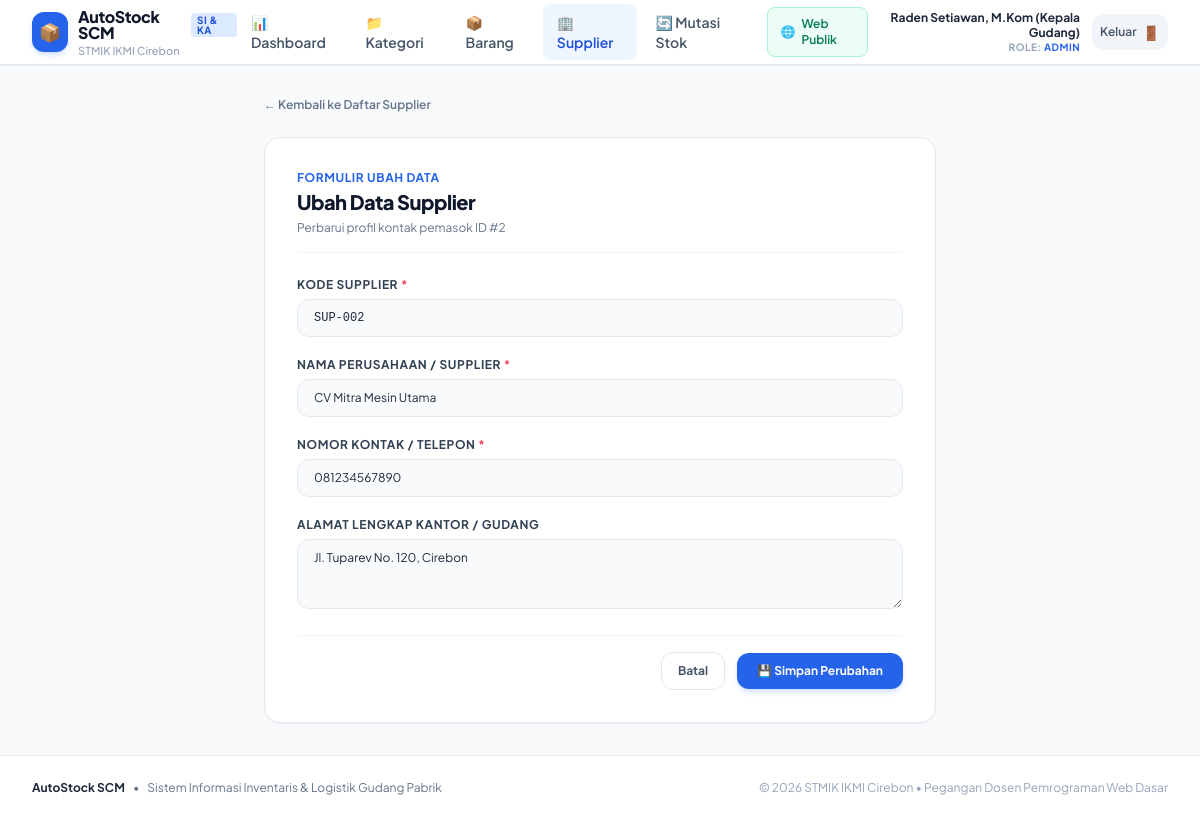
Page /modul/supplier/edit.php?id=2 (signed in) on the committed database.
### tables this page shows
CREATE TABLE `supplier` (
  `id` INT AUTO_INCREMENT PRIMARY KEY,
  `kode_supplier` VARCHAR(20) NOT NULL UNIQUE,
  `nama_supplier` VARCHAR(100) NOT NULL,
  `telepon` VARCHAR(20) NOT NULL,
  `alamat` TEXT NULL,
  `created_at` TIMESTAMP DEFAULT CURRENT_TIMESTAMP
);

### modul/supplier/edit.php (the view, shortened to what this page needs)
<?php
require_once __DIR__ . '/../../layout/header.php';
$db = getDB();
$id = (int)($_GET['id'] ?? 0);
$stmt = $db->prepare("SELECT * FROM supplier WHERE id = :id");
$stmt->execute([':id' => $id]);
$supplier = $stmt->fetch();
?>
<div class="max-w-2xl mx-auto">
  <div class="flex items-center gap-2 mb-6">
    <a href="<?= BASE_URL ?>/modul/supplier/index.php" class="text-xs font-semibold text-slate-500 hover:text-blue-600 transition flex items-center gap-1">
      &larr; Kembali ke Daftar Supplier
    </a>
  </div>
  <div class="bg-white rounded-2xl border border-slate-200 shadow-sm p-6 sm:p-8">
    <div class="border-b border-slate-100 pb-4 mb-6">
      <div class="text-xs font-bold uppercase tracking-wider text-blue-600">Formulir Ubah Data</div>
      <h1 class="text-xl font-black text-slate-900 tracking-tight mt-0.5">Ubah Data Supplier</h1>
      <p class="text-xs text-slate-500 mt-1">Perbarui profil kontak pemasok ID #<?= $supplier['id'] ?></p>
    </div>
    <form method="POST" action="" class="space-y-5">
      <div>
        <label for="kode_supplier" class="block text-xs font-bold text-slate-700 uppercase tracking-wider mb-1.5">
          Kode Supplier <span class="text-rose-500">*</span>
        </label>
        <input type="text" id="kode_supplier" name="kode_supplier" required
               value="<?= htmlspecialchars($_POST['kode_supplier'] ?? $supplier['kode_supplier']) ?>"
               class="w-full px-4 py-2.5 bg-slate-50 border border-slate-200 rounded-xl text-xs font-mono uppercase text-slate-800 focus:outline-none focus:ring-2 focus:ring-blue-500 focus:bg-white transition">
      </div>
      <div>
        <label for="nama_supplier" class="block text-xs font-bold text-slate-700 uppercase tracking-wider mb-1.5">
          Nama Perusahaan / Supplier <span class="text-rose-500">*</span>
        </label>
        <input type="text" id="nama_supplier" name="nama_supplier" required
               value="<?= htmlspecialchars($_POST['nama_supplier'] ?? $supplier['nama_supplier']) ?>"
               class="w-full px-4 py-2.5 bg-slate-50 border border-slate-200 rounded-xl text-xs text-slate-800 focus:outline-none focus:ring-2 focus:ring-blue-500 focus:bg-white transition">
      </div>
      <div>
        <label for="telepon" class="block text-xs font-bold text-slate-700 uppercase tracking-wider mb-1.5">
          Nomor Kontak / Telepon <span class="text-rose-500">*</span>
        </label>
        <input type="text" id="telepon" name="telepon" required
               value="<?= htmlspecialchars($_POST['telepon'] ?? $supplier['telepon']) ?>"
               class="w-full px-4 py-2.5 bg-slate-50 border border-slate-200 rounded-xl text-xs text-slate-800 focus:outline-none focus:ring-2 focus:ring-blue-500 focus:bg-white transition">
      </div>
      <div>
        <label for="alamat" class="block text-xs font-bold text-slate-700 uppercase tracking-wider mb-1.5">
          Alamat Lengkap Kantor / Gudang
        </label>
        <textarea id="alamat" name="alamat" rows="3"
                  class="w-full px-4 py-2.5 bg-slate-50 border border-slate-200 rounded-xl text-xs text-slate-800 focus:outline-none focus:ring-2 focus:ring-blue-500 focus:bg-white transition"><?= htmlspecialchars($_POST['alamat'] ?? $supplier['alamat']) ?></textarea>
      </div>
      <div class="pt-4 border-t border-slate-100 flex items-center justify-end gap-3">
        <a href="<?= BASE_URL ?>/modul/supplier/index.php"
           class="px-4 py-2.5 rounded-xl border border-slate-200 text-xs font-bold text-slate-600 hover:bg-slate-50 transition">
          Batal
        </a>
        <button type="submit"
                class="bg-blue-600 hover:bg-blue-700 text-white font-bold px-5 py-2.5 rounded-xl text-xs shadow-md shadow-blue-500/20 transition">
          💾 Simpan Perubahan
        </button>
      </div>
    </form>
  </div>
</div>
<?php require_once __DIR__ . '/../../layout/footer.php'; ?>

### layout/header.php (style rules this page uses)
body { font-family: 'Plus Jakarta Sans', sans-serif; }

### rows in the picture
supplier: id "2", kode_supplier "SUP-002", nama_supplier "CV Mitra Mesin Utama", telepon "081234567890", alamat "Jl. Tuparev No. 120, Cirebon"

### other values in the picture
APP_NAME "AutoStock SCM"
CAMPUS_NAME "STMIK IKMI Cirebon"
$currentUser['nama'] "Raden Setiawan, M.Kom (Kepala Gudang)"
$currentUser['role'] "ADMIN"
APP_TITLE "Sistem Informasi Inventaris & Logistik Gudang Pabrik"
